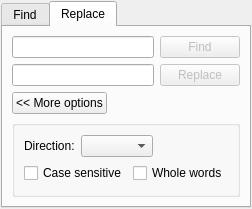
<?xml version="1.0" encoding="UTF-8"?>
<ui version="4.0">
 <class>FindForm</class>
 <widget class="QDialog" name="FindForm">
  <property name="geometry">
   <rect>
    <x>0</x>
    <y>0</y>
    <width>400</width>
    <height>300</height>
   </rect>
  </property>
  <property name="windowTitle">
   <string>Dialog</string>
  </property>
  <layout class="QGridLayout" name="gridLayout">
   <property name="sizeConstraint">
    <enum>QLayout::SetFixedSize</enum>
   </property>
   <property name="leftMargin">
    <number>1</number>
   </property>
   <property name="topMargin">
    <number>1</number>
   </property>
   <property name="rightMargin">
    <number>1</number>
   </property>
   <property name="bottomMargin">
    <number>1</number>
   </property>
   <item row="0" column="0">
    <widget class="QTabWidget" name="tabWidget">
     <property name="currentIndex">
      <number>1</number>
     </property>
     <widget class="QWidget" name="tab_Find">
      <attribute name="title">
       <string>Find</string>
      </attribute>
      <layout class="QGridLayout" name="gridLayout_2">
       <item row="0" column="0">
        <layout class="QHBoxLayout" name="horizontalLayout">
         <item>
          <widget class="QLineEdit" name="find_lineEdit"/>
         </item>
         <item>
          <widget class="QPushButton" name="find_Button">
           <property name="enabled">
            <bool>false</bool>
           </property>
           <property name="text">
            <string>Find</string>
           </property>
          </widget>
         </item>
        </layout>
       </item>
       <item row="2" column="0">
        <widget class="QGroupBox" name="parameter_groupBox">
         <property name="title">
          <string/>
         </property>
         <layout class="QGridLayout" name="gridLayout_3">
          <item row="0" column="0">
           <layout class="QHBoxLayout" name="horizontalLayout_3">
            <item>
             <widget class="QLabel" name="direction_label">
              <property name="text">
               <string>Direction:</string>
              </property>
             </widget>
            </item>
            <item>
             <widget class="QComboBox" name="direction_comboBox">
              <property name="editable">
               <bool>false</bool>
              </property>
              <property name="modelColumn">
               <number>0</number>
              </property>
             </widget>
            </item>
            <item>
             <spacer name="horizontalSpacer_2">
              <property name="orientation">
               <enum>Qt::Horizontal</enum>
              </property>
              <property name="sizeHint" stdset="0">
               <size>
                <width>40</width>
                <height>20</height>
               </size>
              </property>
             </spacer>
            </item>
           </layout>
          </item>
          <item row="2" column="0">
           <layout class="QHBoxLayout" name="horizontalLayout_4">
            <item>
             <widget class="QCheckBox" name="register_checkBox">
              <property name="text">
               <string>Сase sensitive</string>
              </property>
             </widget>
            </item>
            <item>
             <widget class="QCheckBox" name="word_checkBox">
              <property name="text">
               <string>Whole words</string>
              </property>
             </widget>
            </item>
           </layout>
          </item>
         </layout>
        </widget>
       </item>
       <item row="1" column="0">
        <layout class="QHBoxLayout" name="horizontalLayout_2">
         <item>
          <widget class="QPushButton" name="more_Button">
           <property name="text">
            <string>&lt;&lt; More options</string>
           </property>
           <property name="checkable">
            <bool>true</bool>
           </property>
          </widget>
         </item>
         <item>
          <spacer name="horizontalSpacer">
           <property name="orientation">
            <enum>Qt::Horizontal</enum>
           </property>
           <property name="sizeHint" stdset="0">
            <size>
             <width>40</width>
             <height>20</height>
            </size>
           </property>
          </spacer>
         </item>
        </layout>
       </item>
      </layout>
     </widget>
     <widget class="QWidget" name="tab_Replace">
      <attribute name="title">
       <string>Replace</string>
      </attribute>
      <layout class="QGridLayout" name="gridLayout_6">
       <item row="0" column="0">
        <layout class="QHBoxLayout" name="horizontalLayout_9">
         <item>
          <widget class="QLineEdit" name="find_lineEdit_3"/>
         </item>
         <item>
          <widget class="QPushButton" name="find_Button_3">
           <property name="enabled">
            <bool>false</bool>
           </property>
           <property name="text">
            <string>Find</string>
           </property>
          </widget>
         </item>
        </layout>
       </item>
       <item row="3" column="0">
        <widget class="QGroupBox" name="parameter_groupBox_2">
         <property name="title">
          <string/>
         </property>
         <layout class="QGridLayout" name="gridLayout_5">
          <item row="0" column="0">
           <layout class="QHBoxLayout" name="horizontalLayout_11">
            <item>
             <widget class="QLabel" name="direction_label_3">
              <property name="text">
               <string>Direction:</string>
              </property>
             </widget>
            </item>
            <item>
             <widget class="QComboBox" name="direction_comboBox_3">
              <property name="editable">
               <bool>false</bool>
              </property>
              <property name="modelColumn">
               <number>0</number>
              </property>
             </widget>
            </item>
            <item>
             <spacer name="horizontalSpacer_6">
              <property name="orientation">
               <enum>Qt::Horizontal</enum>
              </property>
              <property name="sizeHint" stdset="0">
               <size>
                <width>40</width>
                <height>20</height>
               </size>
              </property>
             </spacer>
            </item>
           </layout>
          </item>
          <item row="2" column="0">
           <layout class="QHBoxLayout" name="horizontalLayout_12">
            <item>
             <widget class="QCheckBox" name="register_checkBox_3">
              <property name="text">
               <string>Сase sensitive</string>
              </property>
             </widget>
            </item>
            <item>
             <widget class="QCheckBox" name="word_checkBox_3">
              <property name="text">
               <string>Whole words</string>
              </property>
             </widget>
            </item>
           </layout>
          </item>
         </layout>
        </widget>
       </item>
       <item row="2" column="0">
        <layout class="QHBoxLayout" name="horizontalLayout_10">
         <item>
          <widget class="QPushButton" name="more_Button_3">
           <property name="text">
            <string>&lt;&lt; More options</string>
           </property>
           <property name="checkable">
            <bool>true</bool>
           </property>
          </widget>
         </item>
         <item>
          <spacer name="horizontalSpacer_5">
           <property name="orientation">
            <enum>Qt::Horizontal</enum>
           </property>
           <property name="sizeHint" stdset="0">
            <size>
             <width>40</width>
             <height>20</height>
            </size>
           </property>
          </spacer>
         </item>
        </layout>
       </item>
       <item row="1" column="0">
        <layout class="QHBoxLayout" name="horizontalLayout_13">
         <item>
          <widget class="QLineEdit" name="replace_lineEdit"/>
         </item>
         <item>
          <widget class="QPushButton" name="replace_Button">
           <property name="enabled">
            <bool>false</bool>
           </property>
           <property name="text">
            <string>Replace</string>
           </property>
          </widget>
         </item>
        </layout>
       </item>
      </layout>
     </widget>
    </widget>
   </item>
  </layout>
 </widget>
 <resources/>
 <connections>
  <connection>
   <sender>more_Button</sender>
   <signal>toggled(bool)</signal>
   <receiver>parameter_groupBox</receiver>
   <slot>setVisible(bool)</slot>
   <hints>
    <hint type="sourcelabel">
     <x>92</x>
     <y>157</y>
    </hint>
    <hint type="destinationlabel">
     <x>94</x>
     <y>201</y>
    </hint>
   </hints>
  </connection>
  <connection>
   <sender>more_Button_3</sender>
   <signal>toggled(bool)</signal>
   <receiver>parameter_groupBox_2</receiver>
   <slot>setVisible(bool)</slot>
   <hints>
    <hint type="sourcelabel">
     <x>103</x>
     <y>147</y>
    </hint>
    <hint type="destinationlabel">
     <x>116</x>
     <y>194</y>
    </hint>
   </hints>
  </connection>
 </connections>
</ui>
